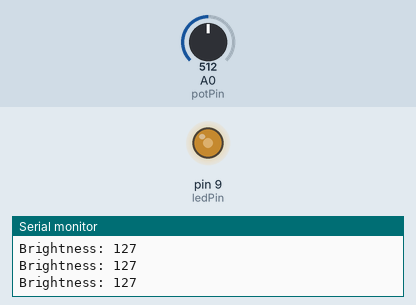
Recording of a sketch running on a simulated Arduino Uno, built with avr-gcc and run on an emulated ATmega328P. On the bench: output pins drawn as LEDs (lit = HIGH), the last lines printed to the serial monitor. Inputs (shaded band) come from the test bench; at power-on: A0 (potPin) = 512.

Above: at 1.2 s.
1.3 s: A0 (potPin) set to 716
At 2.4 s:
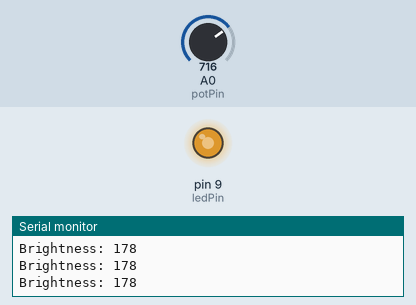
2.8 s: A0 (potPin) set to 900
At 3.8 s:
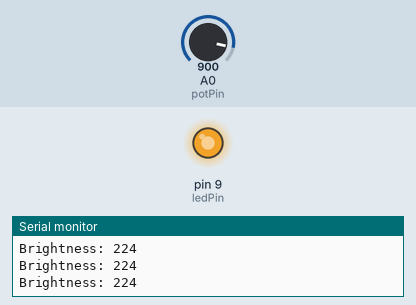
4.3 s: A0 (potPin) set to 122
At 5.2 s:
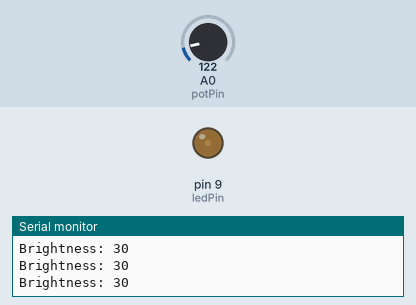
5.8 s: A0 (potPin) set to 0
At 6.5 s:
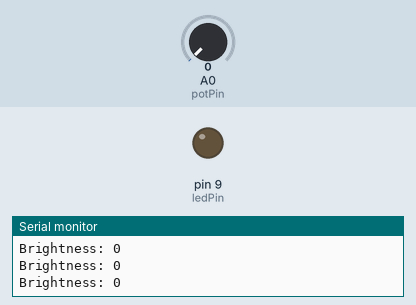
7.3 s: A0 (potPin) set to 511
At 7.9 s:
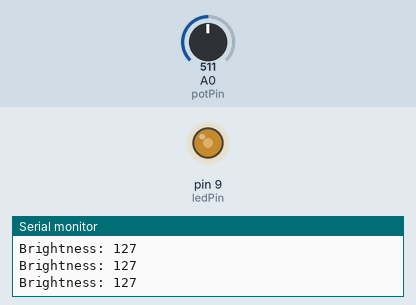
Timing chart, 0 to 9.8 s (numbered marks = the images above; inputs shaded):
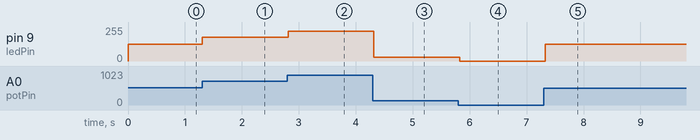

The sketch:

BRIGHTNESS-CONTROL.CPP.ino
```cpp
const int potPin = A0;
const int ledPin = 9;

void setup()
{
  Serial.begin(9600);
}

void loop()
{
  int sensorValue = analogRead(potPin);

  int brightness = map(sensorValue, 0, 1023, 0, 255);

  analogWrite(ledPin, brightness);

  Serial.print("Brightness: ");
  Serial.println(brightness);

  delay(100);
}
```

Measured:
- after the input at 1.3 s, pin 9 (ledPin): 127/255 → 178/255 at once
- after the input at 2.8 s, pin 9 (ledPin): 178/255 → 224/255 at once
- after the input at 4.3 s, pin 9 (ledPin): 224/255 → 30/255 at once
- after the input at 5.8 s, pin 9 (ledPin): 30/255 → 0/255 at once
- after the input at 7.3 s, pin 9 (ledPin): 0/255 → 127/255 at once
